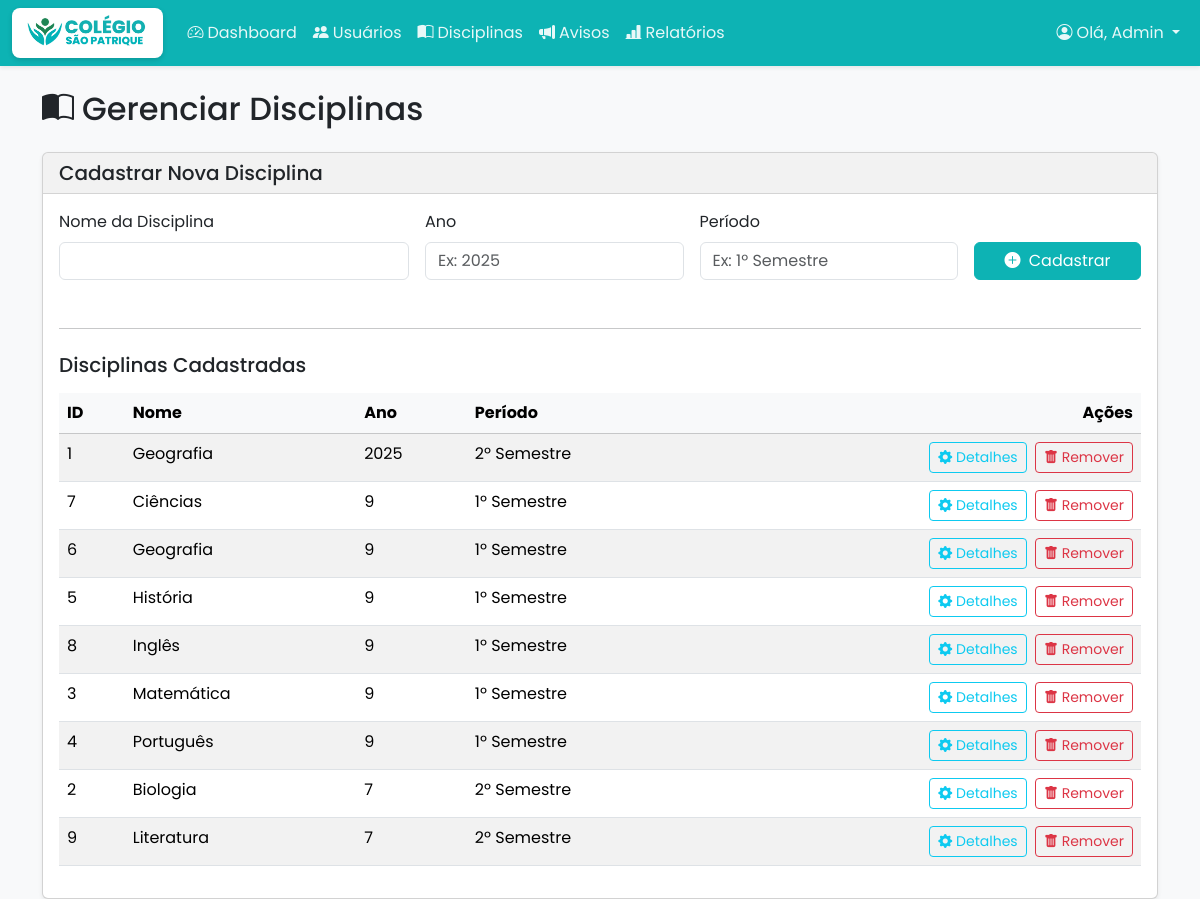
The app's page /disciplinas (signed in) with its own data.
### tables this page shows
CREATE TABLE disciplina (
    id INTEGER PRIMARY KEY AUTOINCREMENT,
    nome TEXT NOT NULL,
    ano INTEGER NOT NULL,
    periodo TEXT -- Ex: "1Âº Semestre", "Anual"
);

### app.py (the view, shortened to what this page needs)
@app.route('/disciplinas', methods=('GET', 'POST'))
@role_required('gestor')
def disciplinas():
    conn = get_db_connection()
    lista_disciplinas = conn.execute('SELECT * FROM disciplina ORDER BY ano DESC, nome').fetchall()
    conn.close()
    return render_template('disciplinas.html', disciplinas=lista_disciplinas)

### app.py (called while the page is built, shortened)
def role_required(*allowed_roles):
    def decorator(f):
        @wraps(f)
        def decorated_function(*args, **kwargs):
            if "user_id" not in session:
                flash("Você precisa estar logado para acessar esta página.", "warning")
                return redirect(url_for("login"))
            user_role = session.get("user_type") # Usar user_type conforme definido no login
            return f(*args, **kwargs)
        return decorated_function
    return decorator

def get_db_connection():
    conn = sqlite3.connect('escola.db')
    conn.row_factory = sqlite3.Row
    return conn

### templates/disciplinas.html
{% extends 'base.html' %}
{% block content %}
<div class="d-flex justify-content-between align-items-center mb-4">
    <h2 class="mb-0"><i class="bi bi-book-half me-2"></i>Gerenciar Disciplinas</h2>
</div>
<div class="card shadow-sm">
    <div class="card-header">
        <h5 class="mb-0">Cadastrar Nova Disciplina</h5>
    </div>
    <div class="card-body">
        <form method="post" class="row g-3 align-items-end mb-5">
            <div class="col-md-4">
                <label for="nome" class="form-label">Nome da Disciplina</label>
                <input type="text" name="nome" id="nome" class="form-control" required>
            </div>
            <div class="col-md-3">
                <label for="ano" class="form-label">Ano</label>
                <input type="number" name="ano" id="ano" class="form-control" required placeholder="Ex: 2025">
            </div>
            <div class="col-md-3">
                <label for="periodo" class="form-label">Período</label>
                <input type="text" name="periodo" id="periodo" class="form-control" placeholder="Ex: 1º Semestre">
            </div>
            <div class="col-md-2">
                <button type="submit" class="btn btn-primary w-100">
                    <i class="bi bi-plus-circle-fill me-1"></i> Cadastrar
                </button>
            </div>
        </form>
        <hr>
        <h5 class="mb-3 mt-4">Disciplinas Cadastradas</h5>
        <div class="table-responsive">
            <table class="table table-striped table-hover">
                <thead class="table-light">
                    <tr>
                        <th>ID</th>
                        <th>Nome</th>
                        <th>Ano</th>
                        <th>Período</th>
                        <th class="text-end">Ações</th>
                    </tr>
                </thead>
                <tbody>
                    {% for disciplina in disciplinas %}
                    <tr>
                        <td>{{ disciplina.id }}</td>
                        <td>{{ disciplina.nome }}</td>
                        <td>{{ disciplina.ano }}</td>
                        <td>{{ disciplina.periodo }}</td>
                        <td class="text-end">
                            <a href="{{ url_for('detalhes_disciplina', disciplina_id=disciplina.id) }}" class="btn btn-sm btn-outline-info me-1">
                                <i class="bi bi-gear-fill"></i> Detalhes
                            </a>
                            <a href="{{ url_for('remover_disciplina', disciplina_id=disciplina.id) }}" class="btn btn-sm btn-outline-danger" onclick="return confirm('Atenção! Remover uma disciplina também removerá todas as notas, presenças e associações relacionadas. Deseja continuar?');">
                                <i class="bi bi-trash-fill"></i> Remover
                            </a>
                        </td>
                    </tr>
                    {% endfor %}
                </tbody>
            </table>
        </div>
    </div>
</div>
{% endblock %}

### static/css/style.css (style rules this page uses)
:root { --cor-primaria: #0db3b4; --cor-secundaria: #9fa7ae; --cor-sucesso: #198754; --cor-perigo: #dc3545; --cor-aviso: #ffc107; --cor-info: #07a1a1; --cor-fundo: #f8f9fa; --cor-texto: #212529; }
body { font-family: 'Poppins', sans-serif; background-color: var(--cor-fundo); color: var(--cor-texto); }
.btn-primary { background-color: var(--cor-primaria); border-color: var(--cor-primaria); }
.card-header { background-color: rgba(0, 0, 0, 0.05); border-bottom: 1px solid rgba(0, 0, 0, 0.125); }
a { color: var(--cor-primaria); }

### records on screen
disciplina: id "1", nome "Geografia", ano "2025", periodo "2º Semestre"
disciplina: id "7", nome "Ciências", ano "9", periodo "1º Semestre"
disciplina: id "6", nome "Geografia", ano "9", periodo "1º Semestre"
disciplina: id "5", nome "História", ano "9", periodo "1º Semestre"
disciplina: id "8", nome "Inglês", ano "9", periodo "1º Semestre"
disciplina: id "3", nome "Matemática", ano "9", periodo "1º Semestre"
disciplina: id "4", nome "Português", ano "9", periodo "1º Semestre"
disciplina: id "2", nome "Biologia", ano "7", periodo "2º Semestre"
disciplina: id "9", nome "Literatura", ano "7", periodo "2º Semestre"

### other values on screen
{{ session.user_name.split()[0] }} "Admin"
